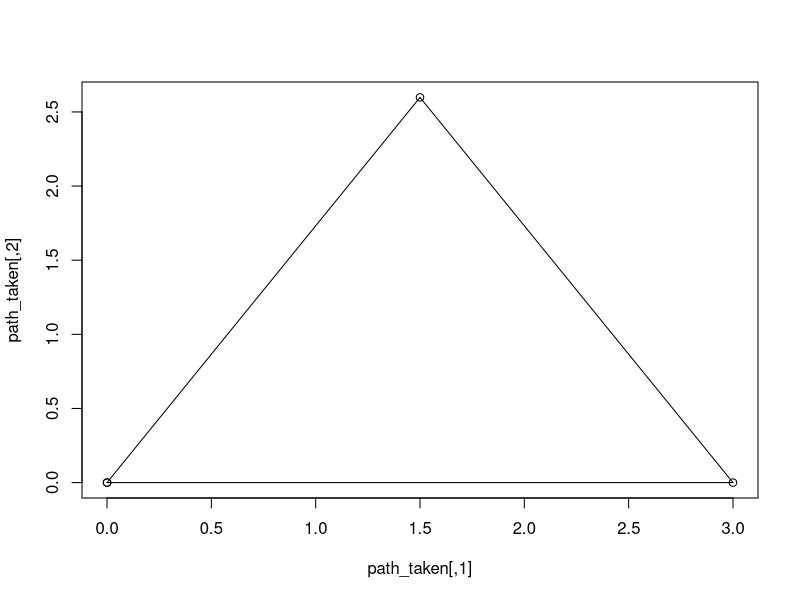

Reproduce this figure in R.
## ---- chunk 1
library(gganimate)
## ---- chunk 2
gif_file("./img/turtle.gif")
## ---- chunk 3
library(methods)
setClass("Turtle", 
         slots = c(location = "numeric", orientation = "numeric", path = "matrix")
)
## ---- chunk 4
lil_turtle <- new("Turtle", 
                  location = c(0,0), 
                  orientation = 0,
                  path = matrix(c(0,0), ncol = 2))
lil_turtle
## ---- chunk 5
lil_turtle@location
lil_turtle@orientation
## ---- chunk 6
okTurtle <- function(object) {
  # check location has length 2
  loc_ln <- length(object@location)
  if (loc_ln != 2) return("location must have length two.")
  
  # check orientation is between -360 to 360 and has length one
  orientation <- object@orientation
  if (length(orientation) != 1) return("orientation must have length one.")
  if (abs(orientation) > 360) 
    return(paste("orientation angle", 
          orientation, 
          "must be between -360 and 360 degrees."))
  # check path is a matrix
  path <- object@path
  if (!is(path, "matrix")) return("path must be a matrix")
  if (ncol(path) != 2) return("path must have two columns")
  TRUE
}

setValidity("Turtle", okTurtle)
## ---- chunk 7
Turtle <- function(location = c(0,0), orientation = 0) {
  new("Turtle", 
      location = location, 
      orientation = orientation,
      path = matrix(location, ncol = 2))
}
## ---- chunk 8
setGeneric("forward", 
           function(x, ...) standardGeneric("forward")
)

## ---- chunk 9
setGeneric("turn", function(x, ...) standardGeneric("turn"))
## ---- chunk 10
setGeneric("location", function(x) standardGeneric("location"))
setGeneric("location<-", function(x, value) standardGeneric("location<-"))
setGeneric("orientation", function(x) standardGeneric("orientation"))
setGeneric("orientation<-", function(x, value) standardGeneric("orientation<-"))
setGeneric("path", function(x) standardGeneric("path"))
setGeneric("path<-", function(x, value) standardGeneric("path<-"))
## ---- chunk 11
setMethod("location", signature = "Turtle", function(x) x@location)
setMethod("orientation", signature = "Turtle", function(x) x@orientation)
setMethod("path", signature = "Turtle", function(x) x@path )
## ---- chunk 12
setMethod("location<-", signature = "Turtle", function(x, value) {
  x@location <- value
  stopifnot(validObject(x))
  x
})

setMethod("orientation<-", signature = "Turtle", function(x, value) {
  x@orientation <- orientation(x) + value
  stopifnot(validObject(x))
  x
})

setMethod("path<-", "Turtle", function(x, value) {
  x@path <- rbind(path(x), matrix(value, ncol = 2))
  stopifnot(validObject(x))
  x
})

## ---- chunk 13
setMethod("forward", signature = "Turtle",
          function(x, steps) {
            location <- location(x)
            angle <- orientation(x) * pi / 180
            x_dir <- steps * cos(angle)
            y_dir <- steps * sin(angle)
            
            new_location <- c(location[1] + x_dir, 
                              location[2] + y_dir)
            
            location(x) <- new_location
            path(x) <- new_location
            
            x
          })

setMethod("turn", "Turtle", function(x, angle) {
  orientation(x) <- angle
  x
})
## ---- chunk 14
setMethod("show", "Turtle",
          function(object) {
            utf8::utf8_print(paste("\U1F422",
                                   paste("Located at:", paste(round(location(object), 1), collapse = ",")),
                                   paste("Facing:", orientation(object), "degrees"),
                                   collapse = "\n"))
          })

lil_turtle
## ---- chunk 15
library(magrittr)
turtle <- Turtle()

turtle <- turtle %>% 
  turn(angle = 60) %>% 
  forward(steps = 3) %>%
  turn(angle = -120) %>% 
  forward(steps = 3) %>% 
  turn(angle = -120) %>% 
  forward(steps = 3)

turtle 
path_taken <- path(turtle)
plot(path_taken)
segments(path_taken[1:3,1], 
         path_taken[1:3,2], 
         path_taken[2:4, 1], 
         path_taken[2:4, 2])
## ---- chunk 16
setClass("TurtleWithPen", 
         slots = c(colour = "character", thickness = "numeric", on = "logical"),
         contains = "Turtle")
## ---- chunk 17
TurtleWithPen <- function(x, colour = "pink", thickness = 1, on = FALSE) {
  new("TurtleWithPen", colour = colour, thickness = thickness, on = on, x)
}

turtle <- TurtleWithPen(Turtle())
turtle
class(turtle)
## ---- chunk 18
turtle %>% 
  turn(angle = 60) %>% 
  forward(steps = 3) %>%
  turn(angle = -120) %>% 
  forward(steps = 3) %>% 
  turn(angle = -120) %>% 
  forward(steps = 3)
## ---- chunk 19
setMethod("show", "TurtleWithPen", 
          function(object) {
            if (object@on) {
              path <- path(object)
              colnames(path) <- c("x", "y")
              path_tbl <- data.frame(path, id = seq_len(nrow(path)))
              plot <- ggplot2::ggplot(data = path_tbl) + 
                ggplot2::geom_path(ggplot2::aes(x, y), 
                                   colour = object@colour, 
                                   size = object@thickness) +
                ggplot2::theme_void() + 
                gganimate::transition_reveal(id)
              gganimate::animate(plot)
            } else {
              callNextMethod()
            }
          })
## ---- chunk 20
pendown <- function(x) {
  x@on <- TRUE
  x
}
penup <- function(x) {
  x@on <- FALSE
  x
}

turtle <- turtle %>% 
  pendown() %>% 
  turn(angle = 60) %>% 
  forward(steps = 3) %>%
  turn(angle = -120) %>% 
  forward(steps = 3) %>% 
  turn(angle = -120) %>% 
  forward(steps = 3)


turtle %>% 
  show()
## ---- chunk 21
turtle %>% 
  penup() 
## ---- chunk 22
star_pupil <- TurtleWithPen(Turtle(c(30,30), -100), 
                            colour = "green", thickness = 2) 

draw_star <- function(x) {
  x <- forward(x, steps = 30)
  for (i in 1:8) {
    x <- turn(x, angle = 140)
    x <- forward(x, steps = 30)
    x <- turn(x, angle = -100)
    x <- forward(x, steps = 30)
  }
  x <- turn(x, angle = 140)
  forward(x, steps = 30)
}

star_pupil %>% 
  pendown() %>% 
  draw_star() %>% 
  show()
